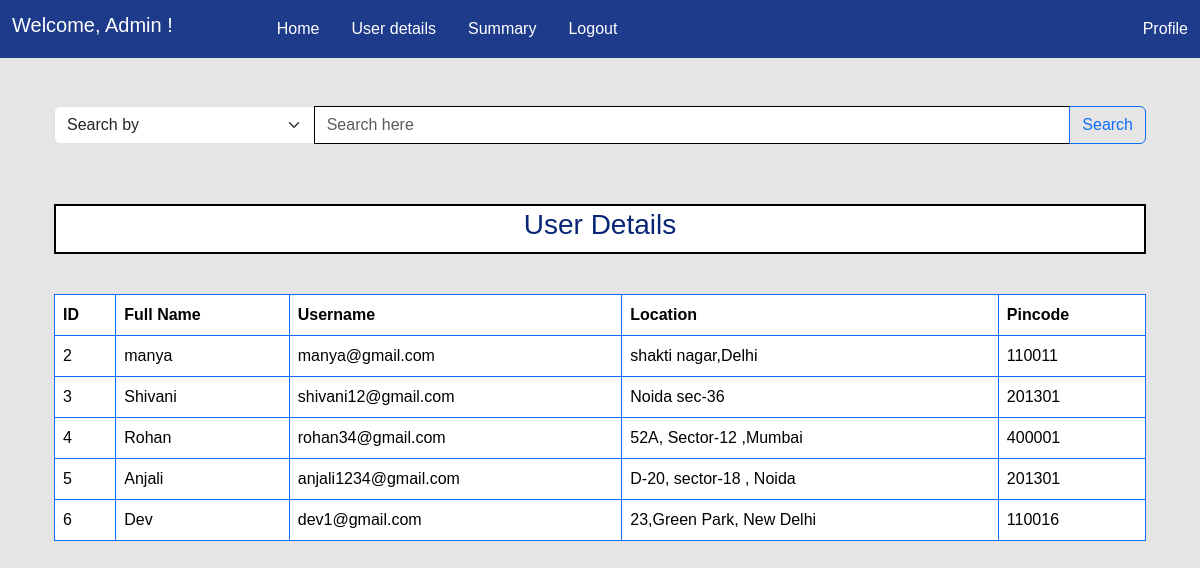
Page /userdata (signed in) on the earlier database version.
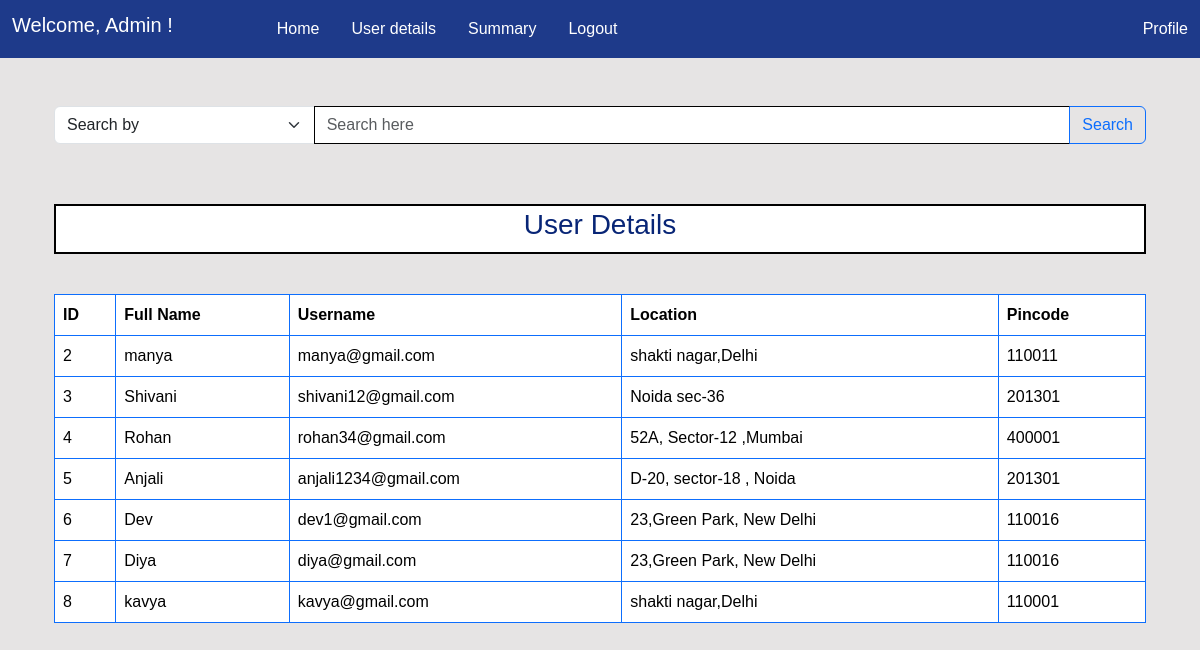
Same page on the later database version.
### models.py (models this page shows)
class User(db.Model):
    id = db.Column(db.Integer, primary_key=True)
    name=db.Column(db.String(32), nullable=False)
    address = db.Column(db.String(100), nullable=False)
    pincode = db.Column(db.String(10), nullable=False)
    username = db.Column(db.String(32), unique=True, nullable=False)
    passhash = db.Column(db.String(256), nullable=False)
    is_admin = db.Column(db.Boolean, default=False)
    vehicles = db.relationship('Vehicle', backref='user', lazy=True)
    reserve_user= db.relationship('Reservation', backref='user', lazy=True)

### routes.py (the view, shortened to what this page needs)
@app.route('/userdata')
@admin_required
def userdata():
    users = User.query.all()
    parameter= request.args.get('parameter')
    query= request.args.get('query')
    parameters= {
        'default':'Search by ',
        'userid' : 'User ID',
        'name' : 'Name',
        'uname' : 'Username',
        'ulocation' : 'Location',
        'upincode' : 'Pincode',
    }
    return render_template('user/userdata.html', users=users,parameters=parameters,param=parameter,query=query)

### routes.py (called while the page is built)
def admin_required(f):
    @wraps(f)
    def decorated_function(*args, **kwargs):
        if 'user_id' not in session:
            flash('Please login to continue')
            return redirect(url_for('login'))
        user= User.query.get(session['user_id'])
        if not user.is_admin:
            flash('You do not have permission to access this page')
            return redirect(url_for('user'))
        return f(*args, **kwargs)
    return decorated_function

### templates/user/userdata.html (shortened to what this page needs)
{% extends 'layout.html' %}
{% block content %}
<div class="container-fluid mt-5">
    {% include 'searchbar.html'   %}
        <div class="heading d-flex chfont">
            <h3>User Details</h3>
        </div>
    <table class="table table-bordered border-primary">
        <thead>
            <tr>
                <th>ID</th>
                <th>Full Name</th>
                <th>Username</th>
                <th>Location</th>
                <th>Pincode</th>
            </tr>
            <tbody>
                {% for user in users %}
                {% if not user.is_admin %}
                <tr>
                    <td>{{ user.id }}</td>
                    <td>{{ user.name }}</td>
                    <td>{{ user.username }}</td>
                    <td>{{ user.address }}</td>
                    <td>{{ user.pincode }}</td>
                </tr>
                {% endif %}
                {% endfor %}
            </tbody>
        </thead>
    </table>
</div>
{% endblock %}

### templates/layout.html (shortened to what this page needs)
<!DOCTYPE html>
<html lang="en">
<head>
  <link href="https://cdn.jsdelivr.net/npm/bootstrap@5.3.7/dist/css/bootstrap.min.css" rel="stylesheet"
 />
  <link rel="stylesheet" href="https://cdnjs.cloudflare.com/ajax/libs/font-awesome/6.7.2/css/all.min.css"
 />
</head>
<body>
  {% block navbar %}
  {% include 'navbar.html' %}
  {% endblock %}
  <div class="container">{% block content %} {% endblock %}</div>
</body>
</html>

### templates/navbar.html (shortened to what this page needs)
<nav class="navbar navbar-expand-lg bg-body-tertiary d-flex" >
  <div class="container-fluid">
    <div class="collapse navbar-collapse" id="navbarSupportedContent">
      {% if 'user_id' in session %}
        <h4 class="navbar navbar-brand me-5">Welcome, {{session['name']}} !</h4>
        {% if session['is_admin'] %}
          <ul class="navbar-nav me-auto mb-2 mb-lg-0 ">
            <li class="nav-item">
              <a class="nav-link me-3 ms-5 " href="{{ url_for('index')}}">Home</a>
            </li>
            <li class="nav-item">
              <a class="nav-link active me-3" href="{{url_for('userdata')}}">User details</a>
            </li>
            <li class="nav-item">
              <a class="nav-link active me-3" href="{{url_for('admin_summary')}}">Summary</a>
            </li>
            <li class="nav-item">
              <a class="nav-link active me-3" href="{{ url_for('logout')}}">Logout</a>
            </li>
          </ul>
        {% endif %}
        <div class="d-flex justify-content-end align-items-center">
          <a class="nav-link active" href="{{ url_for('profile')}}">Profile</a>
        </div>
      {% endif %}
    </div>
  </div>
</nav>

### templates/searchbar.html
<form class="form-group mt-3 " role="search" method="GET">
    <div class="input-group">
        <select name="parameter" id="parameter" class="parameter form-select">
            {% for parameter in parameters %}
                {% if param and parameter==param %}
                    <option value="{{parameter}}" selected>{{parameters[parameter]}}</option>
                {% else %}
                    <option value="{{parameter}}">{{parameters[parameter]}}</option>
                {% endif %}
            {% endfor %}
        </select>
        <input type="search" value="{{query or ''}}" name="query" class="form-control w-50" placeholder="Search here">
        <button class="btn btn-outline-primary" type="submit">Search</button>
    </div>
</form>

### templates/layout.html (style rules this page uses)
body { font-family: Arial, sans-serif; background-color: #e6e4e4; }
.navbar { background-color: #1e3a8a !important; color: #ffffff !important; }
.navbar .nav-link { color: #ffffff !important; border-color: #ffffff !important; }
.navbar .navbar-brand { color: #ffffff !important; }
.heading { margin-top: 60px; margin-bottom: 40px; height: 50px; border: 2px solid black; justify-content: center; align-items: center; color: #082576; background-color: #ffffff; }
.form-control { border: 1px solid black; }

Differences in the rows shown:
added User: id "7", name "Diya", username "diya@gmail.com", address "23,Green Park, New Delhi", pincode "110016"
added User: id "8", name "kavya", username "kavya@gmail.com", address "shakti nagar,Delhi", pincode "110001"
